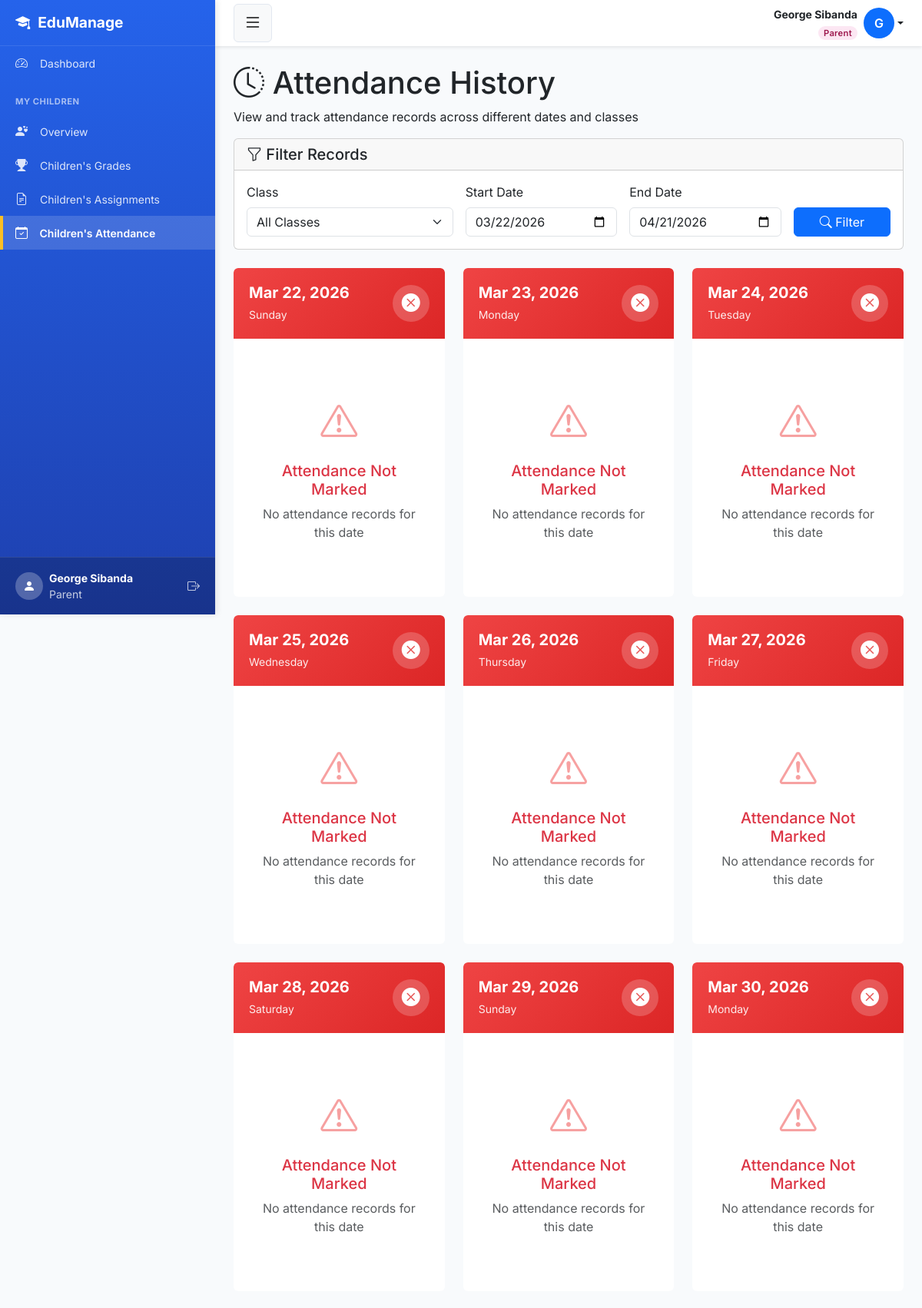
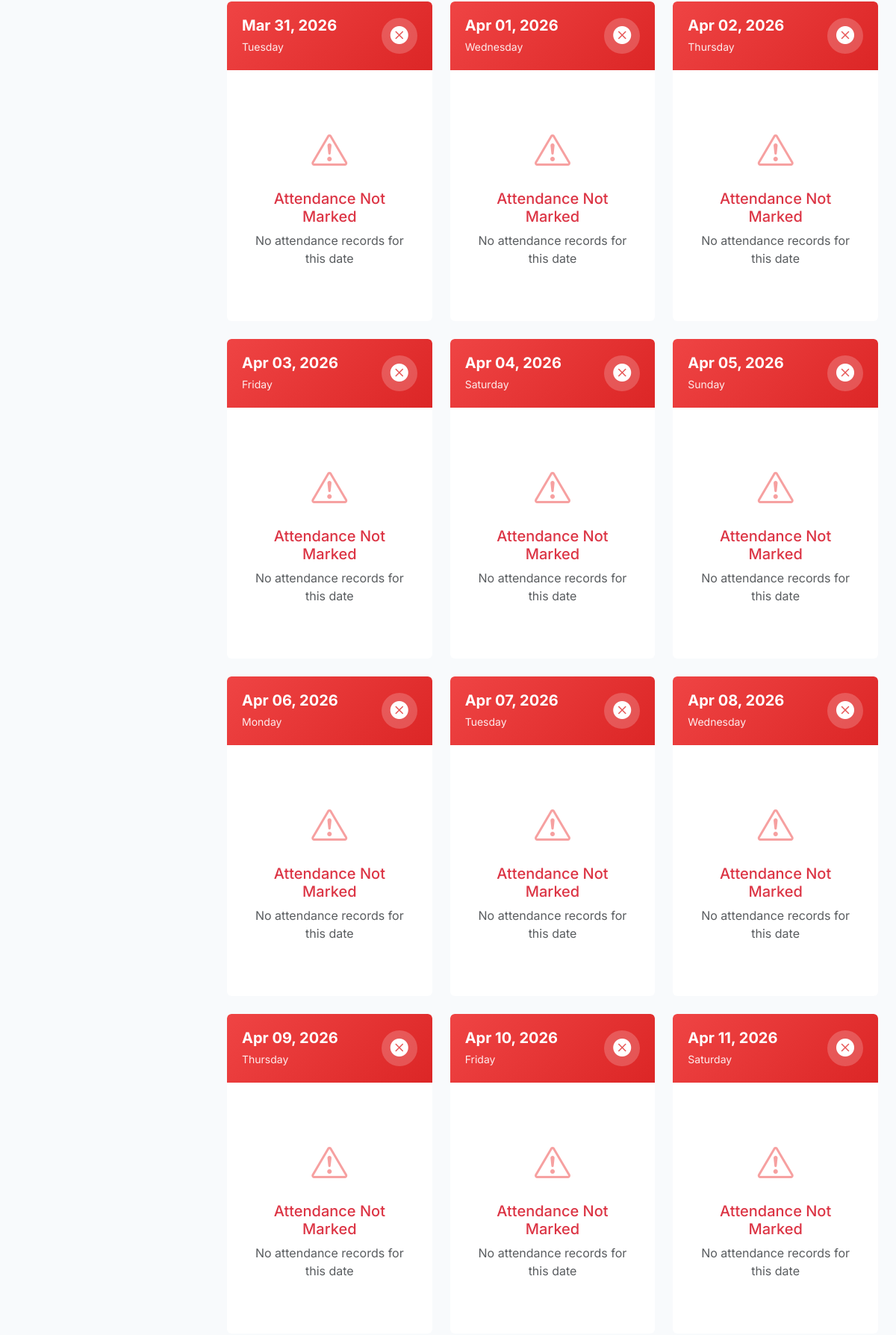
The app's page /attendance/history/ (signed in, upper part) with its own data (2 pictures, top to bottom).
### smsapp/models.py (models this page shows, shortened)
class User(AbstractUser):
    ROLE_CHOICES = [
        ('admin',   'Admin'),
        ('teacher', 'Teacher'),
        ('student', 'Student'),
        ('parent',  'Parent'),
    ]
    role  = models.CharField(max_length=10, choices=ROLE_CHOICES, default='student')
    phone = models.CharField(max_length=20, blank=True, null=True)
    email = models.EmailField(unique=True, blank=True, null=True)
    REQUIRED_FIELDS = ['first_name', 'last_name', 'role']
    class Meta:
        db_table = 'users'

### smsapp/views.py (the view)
# urls.py: path('attendance/history/', views.attendance_history, name='attendance_history'),
@login_required
def attendance_history(request):
    selected_class = request.GET.get('class', '')
    start_date = datetime.strptime(
        request.GET.get('start_date', (timezone.now().date() - timedelta(days=30)).isoformat()),
        '%Y-%m-%d'
    ).date()
    end_date = datetime.strptime(
        request.GET.get('end_date', timezone.now().date().isoformat()),
        '%Y-%m-%d'
    ).date()
    if request.user.role == 'teacher':
        teacher = request.user.teacher_profile
        classes = SchoolClass.objects.filter(subject_assignments__teacher=teacher).distinct()
    else:
        classes = SchoolClass.objects.all()
    attendance_query = Attendance.objects.filter(date__gte=start_date, date__lte=end_date)
    if selected_class:
        attendance_query = attendance_query.filter(class_assigned_id=selected_class)
    elif request.user.role == 'teacher':
        attendance_query = attendance_query.filter(
            class_assigned_id__in=classes.values_list('id', flat=True)
        )
    attendance_by_date = {}
    current = start_date
    while current <= end_date:
        day_records = attendance_query.filter(date=current)
        if day_records.exists():
            total   = day_records.count()
            present = day_records.filter(status='present').count()
            attendance_by_date[current] = {
                'is_marked':     True,
                'present_count': present,
                'absent_count':  day_records.filter(status='absent').count(),
                'late_count':    day_records.filter(status='late').count(),
                'excused_count': day_records.filter(status='excused').count(),
                'percentage':    round((present / total * 100), 1) if total else 0,
            }
        else:
            attendance_by_date[current] = {'is_marked': False}
        current += timedelta(days=1)
    context = {
        'classes': classes,
        'selected_class': selected_class,
        'start_date': start_date,
        'end_date': end_date,
        'attendance_by_date': attendance_by_date,
    }
    return render(request, 'attendance/attendance_history.html', context)

### smsapp/templates/attendance/attendance_history.html (shortened to what this page needs)
{% extends 'base.html' %}
{% load math_filters %}
{% block content %}
<div class="page-header">
    <h1><i class="bi bi-clock-history"></i> Attendance History</h1>
    <p>View and track attendance records across different dates and classes</p>
</div>
<div class="card mb-4">
    <div class="card-header">
        <h5 class="mb-0"><i class="bi bi-funnel"></i> Filter Records</h5>
    </div>
    <div class="card-body">
        <form method="get" class="row g-3">
            <div class="col-md-4">
                <label for="class" class="form-label">Class</label>
                <select name="class" id="class" class="form-select" onchange="this.form.submit()">
                    <option value="">All Classes</option>
                </select>
            </div>
            <div class="col-md-3">
                <label for="start_date" class="form-label">Start Date</label>
                <input type="date" name="start_date" id="start_date" class="form-control" value="{{ start_date|date:'Y-m-d' }}">
            </div>
            <div class="col-md-3">
                <label for="end_date" class="form-label">End Date</label>
                <input type="date" name="end_date" id="end_date" class="form-control" value="{{ end_date|date:'Y-m-d' }}">
            </div>
            <div class="col-md-2">
                <label class="form-label">&nbsp;</label>
                <button type="submit" class="btn btn-primary d-block w-100">
                    <i class="bi bi-search"></i> Filter
                </button>
            </div>
        </form>
    </div>
</div>
<div class="row g-4">
    {% for date, data in attendance_by_date.items %}
    <div class="col-md-4">
        <div class="card h-100" style="border: none; overflow: hidden;">
            <div class="card-header" style="{% if data.is_marked %}background: linear-gradient(135deg, #10b981 0%, #059669 100%);{% else %}background: linear-gradient(135deg, #ef4444 0%, #dc2626 100%);{% endif %} color: white; border: none; padding: 1.25rem;">
                <div class="d-flex justify-content-between align-items-center">
                    <div>
                        <h5 class="mb-1" style="font-weight: 700;">{{ date|date:"M d, Y" }}</h5>
                        <small style="opacity: 0.9;">{{ date|date:"l" }}</small>
                    </div>
                    <div style="width: 48px; height: 48px; background: rgba(255, 255, 255, 0.2); border-radius: 50%; display: flex; align-items: center; justify-content: center;">
                        {% if data.is_marked %}
                        <i class="bi bi-check-circle-fill" style="font-size: 1.5rem;"></i>
                        {% else %}
                        <i class="bi bi-x-circle-fill" style="font-size: 1.5rem;"></i>
                        {% endif %}
                    </div>
                </div>
            </div>
            <div class="card-body" style="padding: 1.5rem;">
                {% if data.is_marked %}
                <div class="text-center mb-4">
                    <div style="position: relative; display: inline-block;">
                        {% with circumference=339.292 dashoffset=339.292|mul:data.percentage|div:100 %}
                        <svg width="120" height="120">
                            <circle cx="60" cy="60" r="54" fill="none" stroke="#f1f5f9" stroke-width="8"/>
                            <circle cx="60" cy="60" r="54" fill="none" stroke="#10b981" stroke-width="8"
                                    stroke-dasharray="{{ circumference|floatformat:0 }}"
                                    stroke-dashoffset="{{ dashoffset|floatformat:0 }}"
                                    transform="rotate(-90 60 60)"
                                    style="transition: stroke-dashoffset 1s ease;"/>
                        </svg>
                        {% endwith %}
                        <div style="position: absolute; top: 50%; left: 50%; transform: translate(-50%, -50%); text-align: center;">
                            <div style="font-size: 1.75rem; font-weight: 700; color: #10b981;">{{ data.percentage }}%</div>
                            <div style="font-size: 0.75rem; color: #64748b;">Present</div>
                        </div>
                    </div>
                </div>
                <div class="row g-2 mb-3">
                    <div class="col-6">
                        <div class="p-3 text-center" style="background-color: #f0fdf4; border-radius: 0.5rem; border-left: 3px solid #10b981;">
                            <div style="font-size: 1.5rem; font-weight: 700; color: #10b981;">{{ data.present_count }}</div>
                            <div style="font-size: 0.75rem; color: #64748b; font-weight: 600;">Present</div>
                        </div>
                    </div>
                    <div class="col-6">
                        <div class="p-3 text-center" style="background-color: #fef2f2; border-radius: 0.5rem; border-left: 3px solid #ef4444;">
                            <div style="font-size: 1.5rem; font-weight: 700; color: #ef4444;">{{ data.absent_count }}</div>
                            <div style="font-size: 0.75rem; color: #64748b; font-weight: 600;">Absent</div>
                        </div>
                    </div>
                    <div class="col-6">
                        <div class="p-3 text-center" style="background-color: #fffbeb; border-radius: 0.5rem; border-left: 3px solid #f59e0b;">
                            <div style="font-size: 1.5rem; font-weight: 700; color: #f59e0b;">{{ data.late_count }}</div>
                            <div style="font-size: 0.75rem; color: #64748b; font-weight: 600;">Late</div>
                        </div>
                    </div>
                    <div class="col-6">
                        <div class="p-3 text-center" style="background-color: #eff6ff; border-radius: 0.5rem; border-left: 3px solid #3b82f6;">
                            <div style="font-size: 1.5rem; font-weight: 700; color: #3b82f6;">{{ data.excused_count }}</div>
                            <div style="font-size: 0.75rem; color: #64748b; font-weight: 600;">Excused</div>
                        </div>
                    </div>
                </div>
                {% else %}
                <div class="text-center py-5">
                    <i class="bi bi-exclamation-triangle" style="font-size: 3rem; color: #ef4444; opacity: 0.5;"></i>
                    <h5 class="mt-3 text-danger">Attendance Not Marked</h5>
                    <p class="text-muted mb-0">No attendance records for this date</p>
                </div>
                {% endif %}
            </div>
        </div>
    </div>
    {% endfor %}
</div>
{% endblock %}

### smsapp/templates/base.html (shortened to what this page needs)
<!DOCTYPE html>
<html lang="en">
<head>
    <link href="https://cdn.jsdelivr.net/npm/bootstrap@5.3.0/dist/css/bootstrap.min.css" rel="stylesheet">
    <link rel="stylesheet" href="https://cdn.jsdelivr.net/npm/bootstrap-icons@1.11.0/font/bootstrap-icons.css">
    <link rel="stylesheet" href="https://cdnjs.cloudflare.com/ajax/libs/font-awesome/6.4.0/css/all.min.css">
</head>
<body>
<div class="d-flex" id="wrapper">
    <div id="sidebar-wrapper">
        <div class="sidebar-heading">
            <i class="bi bi-mortarboard-fill"></i> EduManage
        </div>
        <div class="sidebar-nav">
            {% if user.role == 'admin' %}
                <a href="{% url 'admin_dashboard' %}" class="list-group-item list-group-item-action">
                    <i class="bi bi-speedometer2"></i> Dashboard
                </a>
            {% elif user.role == 'teacher' %}
                <a href="{% url 'teacher_dashboard' %}" class="list-group-item list-group-item-action">
                    <i class="bi bi-speedometer2"></i> Dashboard
                </a>
            {% elif user.role == 'student' %}
                <a href="{% url 'student_dashboard' %}" class="list-group-item list-group-item-action">
                    <i class="bi bi-speedometer2"></i> Dashboard
                </a>
            {% elif user.role == 'parent' %}
                <a href="{% url 'parent_dashboard' %}" class="list-group-item list-group-item-action">
                    <i class="bi bi-speedometer2"></i> Dashboard
                </a>
            {% endif %}
            {% if user.role == 'parent' %}
                <div class="sidebar-heading-text">My Children</div>
                <a href="{% url 'parent_dashboard' %}" class="list-group-item list-group-item-action">
                    <i class="bi bi-person-hearts"></i> Overview
                </a>
                <a href="{% url 'parent_grades' %}" class="list-group-item list-group-item-action">
                    <i class="bi bi-trophy-fill"></i> Children's Grades
                </a>
                <a href="{% url 'assignment_list' %}" class="list-group-item list-group-item-action">
                    <i class="bi bi-file-earmark-text"></i> Children's Assignments
                </a>
                <a href="{% url 'attendance_history' %}" class="list-group-item list-group-item-action">
                    <i class="bi bi-calendar-check"></i> Children's Attendance
                </a>
            {% endif %}
        </div>
        <div class="sidebar-footer">
            <div class="d-flex align-items-center">
                <div class="rounded-circle bg-white bg-opacity-25 d-flex align-items-center justify-content-center me-2"
                     style="width: 36px; height: 36px;">
                    <i class="bi bi-person-fill"></i>
                </div>
                <div class="flex-grow-1">
                    <div class="small fw-bold">{{ user.get_full_name|default:user.username }}</div>
                    <div class="small opacity-75">{{ user.get_role_display }}</div>
                </div>
                <a href="{% url 'logout' %}" class="text-white text-decoration-none opacity-75 hover-opacity-100">
                    <i class="bi bi-box-arrow-right"></i>
                </a>
            </div>
        </div>
    </div>
    <div id="page-content-wrapper">
        <nav class="top-navbar">
            <button class="btn btn-light" id="sidebarToggle" aria-label="Toggle sidebar">
                <i class="bi bi-list fs-4"></i>
            </button>
            <div class="dropdown">
                <a href="#"
                   class="d-flex align-items-center text-decoration-none dropdown-toggle text-dark"
                   id="userDropdown"
                   data-bs-toggle="dropdown"
                   aria-expanded="false">
                    <div class="me-2 text-end d-none d-lg-block">
                        <div class="fw-bold small">
                            {{ user.get_full_name|default:user.username }}
                        </div>
                        <span class="role-badge {{ user.role }}">
                            {{ user.get_role_display }}
                        </span>
                    </div>
                    <div class="rounded-circle bg-primary text-white d-flex align-items-center justify-content-center"
                         style="width:40px;height:40px;font-weight:600;flex-shrink:0;">
                        {{ user.first_name|first|default:user.username|first|upper }}
                    </div>
                </a>
            </div>
        </nav>
        <div class="container-fluid p-4">
            {% block content %}{% endblock %}
        </div>
    </div>
</div>
</body>
</html>

### records on screen
User: get_full_name "George Sibanda", role "Parent", first_name|first "G"

### other values on screen
{{ date|date:"M d, Y" }} "Mar 22, 2026" "Mar 23, 2026" "Mar 24, 2026" "Mar 25, 2026" "Mar 26, 2026" "Mar 27, 2026" "Mar 28, 2026" "Mar 29, 2026" "Mar 30, 2026" "Mar 31, 2026" "Apr 01, 2026" "Apr 02, 2026" "Apr 03, 2026" "Apr 04, 2026" "Apr 05, 2026" "Apr 06, 2026" "Apr 07, 2026" "Apr 08, 2026" "Apr 09, 2026" "Apr 10, 2026" "Apr 11, 2026"
{{ date|date:"l" }} "Sunday" "Monday" "Tuesday" "Wednesday" "Thursday" "Friday" "Saturday" "Sunday" "Monday" "Tuesday" "Wednesday" "Thursday" "Friday" "Saturday" "Sunday" "Monday" "Tuesday" "Wednesday" "Thursday" "Friday" "Saturday"
